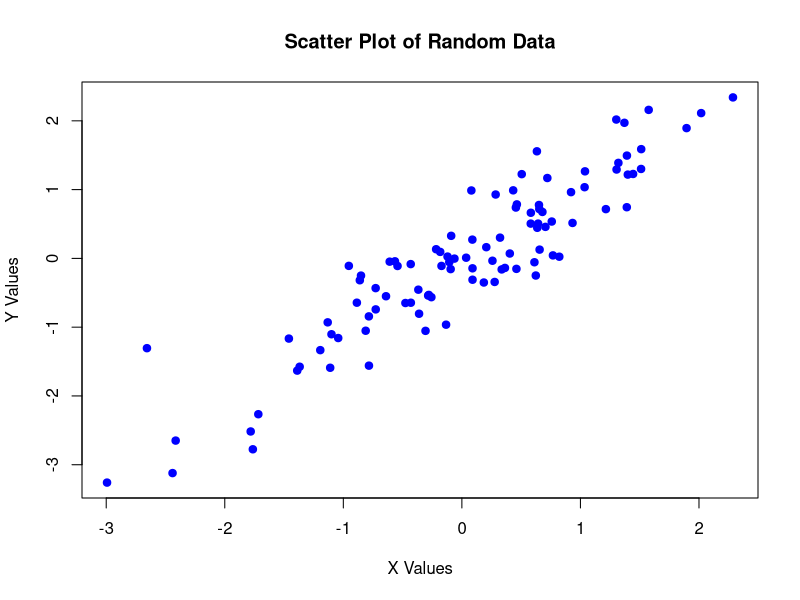
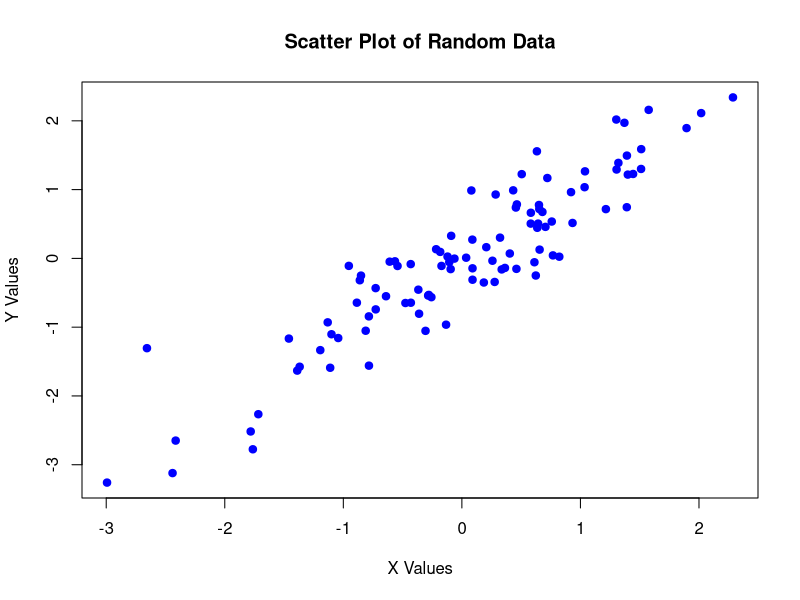

These figures' R source, in order:
# R script for creating a scatter plot and saving it to a file with a random name
# This script generates random data, creates a scatter plot, and saves it as a PNG file.

# Load required libraries (if any)
# In this case, base R is sufficient

# Generate random data
set.seed(42)  # For reproducible results
n_points <- 100
x_data <- rnorm(n_points)
y_data <- x_data + rnorm(n_points, sd = 0.5)  # Add some noise

# Generate a random filename for the output plot
# Using a combination of letters and numbers
random_name <- paste0(sample(c(letters, LETTERS, 0:9), 10, replace = TRUE), collapse = "")
plot_filename <- paste0("/workspace/plot_", random_name, ".png")

# Create the scatter plot
plot(x_data, y_data, main = "Scatter Plot of Random Data", xlab = "X Values", ylab = "Y Values", pch = 19, col = "blue")

# Save the plot to the file
png(filename = plot_filename, width = 800, height = 600)
plot(x_data, y_data, main = "Scatter Plot of Random Data", xlab = "X Values", ylab = "Y Values", pch = 19, col = "blue")
dev.off()

cat("Scatter plot saved to:", plot_filename, "\n")
